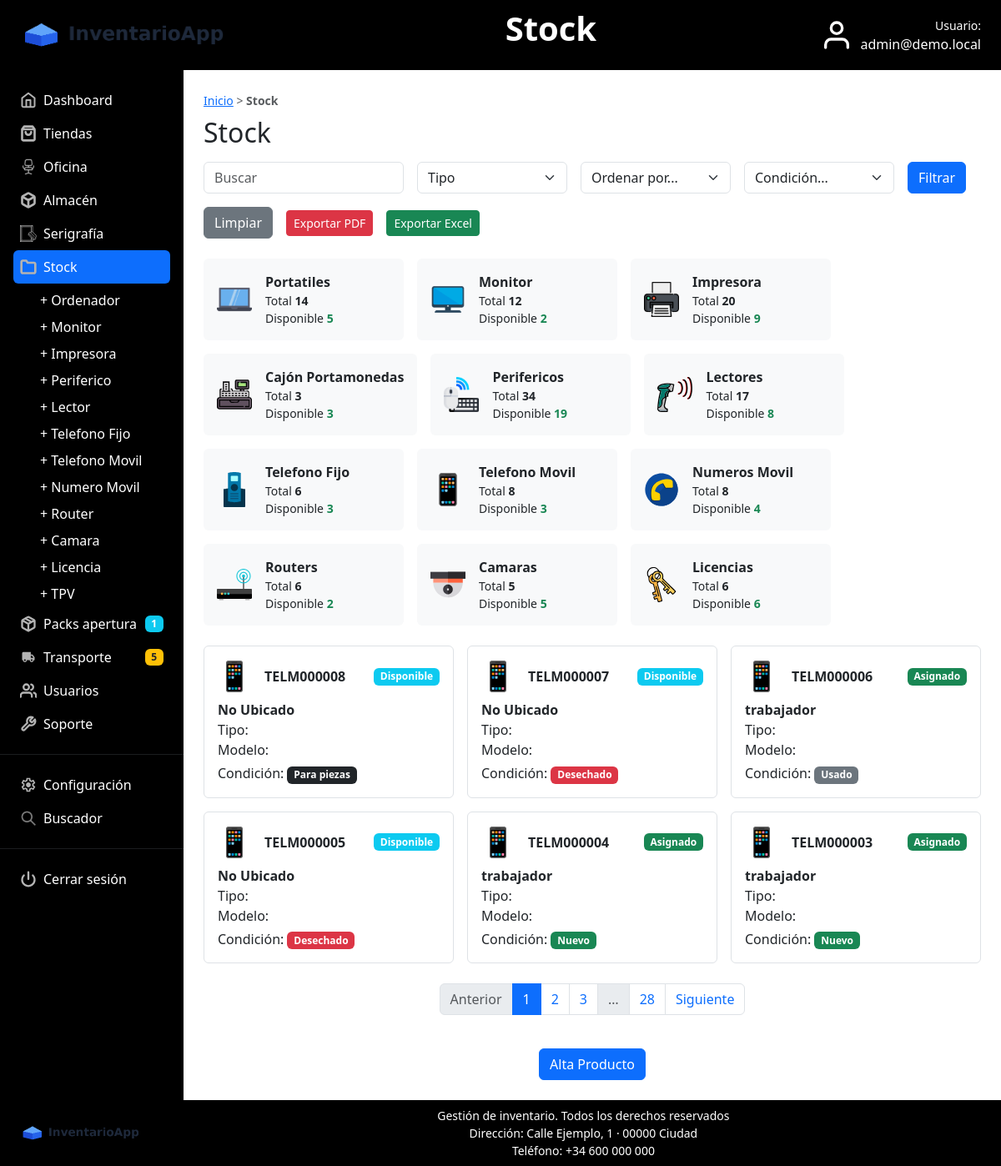
/controller/stock.php (signed in), run on the app's committed database.
### tables this page shows
CREATE TABLE `producto` (
  `id` int(11) NOT NULL AUTO_INCREMENT,
  `codigo` varchar(50) NOT NULL,
  `modelo` varchar(80) NOT NULL,
  `id_categoria` int(11) NOT NULL,
  `estado` varchar(20) NOT NULL,
  `subtipo` varchar(50) NOT NULL DEFAULT '',
  PRIMARY KEY (`id`),
  UNIQUE KEY `codigo` (`codigo`),
  KEY `id_categoria` (`id_categoria`),
  CONSTRAINT `producto_ibfk_1` FOREIGN KEY (`id_categoria`) REFERENCES `categoria` (`id`)
);

CREATE TABLE `asignacion` (
  `id` int(11) NOT NULL AUTO_INCREMENT,
  `id_producto` int(11) NOT NULL,
  `destino_tipo` varchar(20) NOT NULL,
  `destino_id` int(11) NOT NULL,
  `slot` varchar(30) NOT NULL,
  PRIMARY KEY (`id`),
  UNIQUE KEY `id_producto` (`id_producto`),
  CONSTRAINT `asignacion_ibfk_1` FOREIGN KEY (`id_producto`) REFERENCES `producto` (`id`)
);

### view/stock_view.php (the view, shortened to what the rows shown need)
<!DOCTYPE html>
<html lang="es">
<head>
  <link rel="stylesheet" href="../view/css/bootstrap.min.css">
  <link rel="stylesheet" href="../view/css/estilos.css">
</head>
<body class="d-flex flex-column min-vh-100">
  <main class="container-fluid flex-grow-1 d-flex p-0">
    <div class="d-flex flex-grow-1 w-100">
      <?php include_once 'sidebar.php'; ?>
      <section class="flex-grow-1 p-4" style="min-width:0;">
        <h2 class="mb-3">Stock</h2>
        <div class="row g-3">
          <?php foreach ($productos as $p) {
            $idProducto = 0;
            if (isset($p->id)) {
              $idProducto = $p->id;
            }
            $link = 'stock.php?action=ver&id=' . $idProducto;
            $asignado = false;
            if (isset($p->destino_tipo) && $p->destino_tipo != '' && isset($p->destino_id) && $p->destino_id != '') {
              $asignado = true;
            }
            if ($asignado && $p->destino_tipo == 'envio') {
              $envioEstado = '';
              if (isset($p->envio_estado)) { $envioEstado = $p->envio_estado; }
              if ($envioEstado == 'preparando') {
                $estadoTexto = 'Preparando envío';
                $badgeClass = 'bg-secondary';
              } else {
                $estadoTexto = 'Enviado';
                $badgeClass = 'bg-primary';
              }
              $ubicacion = 'En envío a tienda';
            } else if ($asignado && $p->destino_tipo == 'devolucion') {
              $estadoTexto = 'En devolución';
              $badgeClass = 'bg-warning text-dark';
              $ubicacion = 'En devolución a oficina';
            } else if ($asignado && $p->destino_tipo == 'recepcion') {
              $estadoTexto = 'En recepción';
              $badgeClass = 'bg-warning text-dark';
              $ubicacion = 'En recepción';
            } else if ($asignado && $p->destino_tipo == 'pack') {
              $estadoTexto = 'En pack';
              $badgeClass = 'bg-primary';
              $ubicacion = 'En pack de apertura';
            } else if ($asignado) {
              $estadoTexto = 'Asignado';
              $badgeClass = 'bg-success';
              $ubicacion = $p->destino_tipo;
            } else {
              $estadoTexto = 'Disponible';
              $badgeClass = 'bg-info';
              $ubicacion = 'No Ubicado';
            }
            $categoriaNombre = '';
            if (isset($p->categoria_nombre)) {
              $categoriaNombre = $p->categoria_nombre;
            }
            $subtipo = '';
            if (isset($p->subtipo)) {
              $subtipo = $p->subtipo;
            }
            $codigo = '';
            if (isset($p->codigo)) {
              $codigo = $p->codigo;
            }
            $modelo = '';
            if (isset($p->modelo)) {
              $modelo = $p->modelo;
            }
            $base = "../view/img/iconos/";
            $icono = $base . "soporte.svg";
            if ($categoriaNombre == 'Ordenador') {
              $icono = $base . "portatil.svg";
            } elseif ($categoriaNombre == 'Monitor') {
              $icono = $base . "monitor.svg";
            } elseif ($categoriaNombre == 'Impresora Tickets' || $categoriaNombre == 'Impresoras Multifuncion') {
              $icono = $base . "impresora.svg";
            } elseif ($categoriaNombre == 'Lector Codigo') {
              $icono = $base . "lector2.svg";
            } elseif ($categoriaNombre == 'Lector Billete') {
              $icono = $base . "lectorBillete.svg";
            } elseif ($categoriaNombre == 'Router') {
              $icono = $base . "router.svg";
            } elseif ($categoriaNombre == 'Camaras 360' || $categoriaNombre == 'Camaras Fija') {
              $icono = $base . "camara.svg";
            } elseif ($categoriaNombre == 'Datafono' || $categoriaNombre == 'Pinpad' || $categoriaNombre == 'TPV') {
              $icono = $base . "tpv.svg";
            } elseif ($categoriaNombre == 'Telefono Fijo') {
              $icono = $base . "telefono.svg";
            } elseif ($categoriaNombre == 'Telefono Movil') {
              $icono = $base . "movil.svg";
            } elseif ($categoriaNombre == 'Numero Movil') {
              $icono = $base . "numerom.svg";
            } elseif ($categoriaNombre == 'Cajon Portamonedas') {
              $icono = $base . "cajonportamonedas.svg";
            } elseif ($categoriaNombre == 'Raton' || $categoriaNombre == 'Teclado' || $categoriaNombre == 'HUB USB') {
              $icono = $base . "ratonTeclado.svg";
            } elseif ($categoriaNombre == 'Licencia') {
              $icono = $base . "licencia.svg";
            }
          ?>
            <div class="col-12 col-md-6 col-lg-4">
              <a href="<?php echo $link; ?>" class="text-decoration-none text-dark">
                <div class="border rounded p-3 h-100">
                  <div class="d-flex justify-content-between align-items-center mb-2">
                    <div class="d-flex align-items-center gap-3">
                      <img src="<?php echo $icono; ?>" alt="" style="width:40px;height:40px;">
                      <div class="fw-semibold"><?php echo $codigo; ?></div>
                    </div>
                    <span class="badge <?php echo $badgeClass; ?>"><?php echo $estadoTexto; ?></span>
                  </div>
                  <div class="fw-semibold"><?php echo $ubicacion; ?></div>
                  <div>Tipo: <?php echo $subtipo; ?></div>
                  <div>Modelo: <?php echo $modelo; ?></div>
                  <?php
                    $cond = '';
                    if (isset($p->estado)) { $cond = $p->estado; }
                    $condLabel = $cond;
                    if (isset($condiciones[$cond])) { $condLabel = $condiciones[$cond]; }
                    $condClass = 'bg-secondary';
                    if ($cond == 'nuevo') { $condClass = 'bg-success'; }
                    if ($cond == 'para_piezas') { $condClass = 'bg-dark'; }
                    if ($cond == 'desechado') { $condClass = 'bg-danger'; }
                  ?>
                  <div class="mt-1">Condición: <span class="badge <?php echo $condClass; ?>"><?php echo $condLabel; ?></span></div>
                </div>
              </a>
            </div>
          <?php } ?>
        </div>
      </section>
    </div>
  </main>
</body>
</html>

### data on the page
producto: codigo "TELM000008", estadoTexto "Disponible", ubicacion "No Ubicado", estado "Para piezas"
producto: codigo "TELM000007", estadoTexto "Disponible", ubicacion "No Ubicado", estado "Desechado"
producto: codigo "TELM000006", asignacion.destino_tipo+destino_id "Asignado", asignacion.destino_tipo "trabajador", estado "Usado"
producto: codigo "TELM000005", estadoTexto "Disponible", ubicacion "No Ubicado", estado "Desechado"
producto: codigo "TELM000004", asignacion.destino_tipo+destino_id "Asignado", asignacion.destino_tipo "trabajador", estado "Nuevo"
producto: codigo "TELM000003", asignacion.destino_tipo+destino_id "Asignado", asignacion.destino_tipo "trabajador", estado "Nuevo"

### other printed values
$tituloPagina "Stock"
$_SESSION['usuario'] "admin@demo.local"
$packsEnCurso "1"
$totalTransporte "5"
$totalPortatiles "14"
$dispPortatiles "5"
$totalMonitor "12"
$dispMonitor "2"
$totalImpresora "20"
$dispImpresora "9"
$totalCajon "3"
$dispCajon "3"
$totalPerif "34"
$dispPerif "19"
$totalLectores "17"
